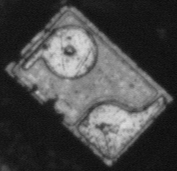
//> input picture images/pattern.bmp, 177 x 171 px
$ ./MVDesign   (built with g++ and OpenCV 4)
//> lines starting //> are read from the running program, lines starting //| are printed output that depends on the picture; after the words box and inside, x2 and y2 are one past the last pixel; in counts of white or black regions, pixels touching at a corner belong together
### MVDesign/MVDesign.h
#ifndef MVDESIGN_H
#define MVDESIGN_H

#include<iostream>
#include<opencv2/opencv.hpp>
#include<opencv2/core/core.hpp>

#define pi 3.141593
const double ANGLE_ARANGE = 60;
const double START_ANGLE = -30;
const double DANGLE = 5;
const double ANGLE_NUMBLE = ANGLE_ARANGE / DANGLE;

using namespace cv;
using namespace std;

void rotate_arbitrarily_angle(Mat& src, Mat& dst, float angle);
void Image_Mean_Variance(Mat src);
float NCC(int r, int c, Mat TemplateImage, Mat TargetImage, float TemplateMean, float TemplateVariance);
float tempData[2] = { 0 };
float sqrt3(float x);		//开平方根快速算法


#endif // !MVDESIGN_H

### MVDesign/MVDesign.cpp
#include "MVDesign.h"

int main(void)
{
	Mat tempImage[4], tarImage[4];

	//读图
	Mat temp = imread("../images/pattern.bmp");
//> temp is the input picture: 171 rows x 177 cols, CV_8UC3; min 10, max 220, mean 72.4
	Mat tar = imread("../images/IMAGEB12.bmp");
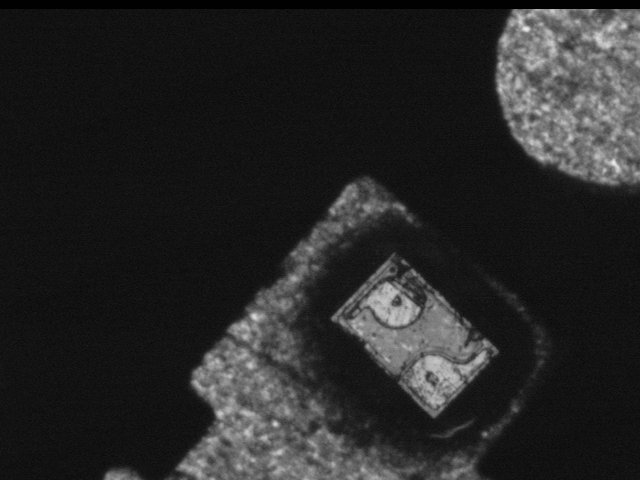
//> input picture images/IMAGEB12.bmp, 640 x 480 px
//> tar is the input picture: 480 rows x 640 cols, CV_8UC3; min 1, max 235, mean 38.4
	//转为灰度图
	cvtColor(temp, tempImage[0], COLOR_BGR2GRAY);
	cvtColor(tar, tarImage[0], COLOR_BGR2GRAY);

	//降采样
	pyrDown(tarImage[0], tarImage[1], Size(tarImage[0].cols / 2, tarImage[0].rows / 2));
	pyrDown(tarImage[1], tarImage[2], Size(tarImage[1].cols / 2, tarImage[1].rows / 2));
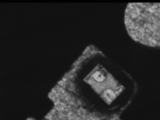
//> tarImage[2]: 120 rows x 160 cols, CV_8UC1; min 1, max 189, mean 38.1
	pyrDown(tarImage[2], tarImage[3], Size(tarImage[2].cols / 2, tarImage[2].rows / 2));

	pyrDown(tempImage[0], tempImage[1], Size(tempImage[0].cols / 2, tempImage[0].rows / 2));
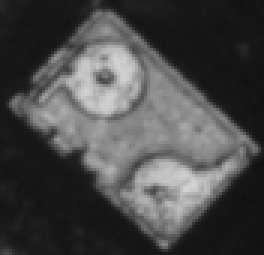
//> tempImage[1]: 85 rows x 88 cols, CV_8UC1 (shown 3 times larger); min 17, max 213, mean 73
	pyrDown(tempImage[1], tempImage[2], Size(tempImage[1].cols / 2, tempImage[1].rows / 2));
	pyrDown(tempImage[2], tempImage[3], Size(tempImage[2].cols / 2, tempImage[2].rows / 2));

	int maxRow = 0, maxCol = 0;
	float maxNCC = 0, ncc = 0, maxAngle = 0;
	Mat tempRotate;		//旋转之后的图像

	double start = static_cast<double>(getTickCount());

	/* 先算金字塔顶端 */
	for (int i = 0; i < ANGLE_NUMBLE; i++) {
		//旋转模板
		rotate_arbitrarily_angle(tempImage[3], tempRotate, i * DANGLE);
		//求模板均值和方差
		Image_Mean_Variance(tempRotate);
		//求(r,c)NCC值
		for (int r = 0; r < tarImage[3].rows - tempRotate.rows; r++) {
			for (int c = 0; c < tarImage[3].cols - tempRotate.cols; c++) {
				ncc = NCC(r, c, tempRotate, tarImage[3], tempData[0], tempData[1]);
				if (ncc > maxNCC) {
					maxNCC = ncc;
					maxRow = r;
					maxCol = c;
					maxAngle = i * DANGLE;
				}
			}
		}
	}
//> this loop made 12 passes
//> (radian in rotate_arbitrarily_angle, affine_matrix in rotate_arbitrarily_angle, sinVal in rotate_arbitrarily_angle, cosVal in rotate_arbitrarily_angle, x in rotate_arbitrarily_angle, y in rotate_arbitrarily_angle, rect in rotate_arbitrarily_angle, ncc) on passes 2 to 7: (0.0873, [[0.996, 0.0872, -1.25], [-0.0872, 0.996, 1.36]], 0.0872, 0.996, 3, 4, Rect(3, 4, 23, 22), -0.228), (0.175, [[0.985, 0.174, -2.38], [-0.174, 0.985, 2.83]], 0.174, 0.985, 2, 3, Rect(2, 3, 25, 24), -0.179), (0.262, [[0.966, 0.259, -3.37], [-0.259, 0.966, 4.39]], 0.259, 0.966, 2, 3, Rect(2, 3, 26, 25), -0.0852), (0.349, [[0.94, 0.342, -4.23], [-0.342, 0.94, 6.03]], 0.342, 0.94, 1, 2, Rect(1, 2, 27, 27), -0.08), (0.436, [[0.906, 0.423, -4.93], [-0.423, 0.906, 7.74]], 0.423, 0.906, 1, 1, Rect(1, 1, 28, 28), 0.00274), (0.524, [[0.866, 0.5, -5.49], [-0.5, 0.866, 9.51]], 0.5, 0.866, 0, 1, Rect(0, 1, 29, 29), -0.0151)
//> ncc on pass 1: -0.17
//> pass 1, in rotate_arbitrarily_angle, `copyMakeBorder(src, dst, dy, dy, dx, dx, BORDER_CONSTANT);`:
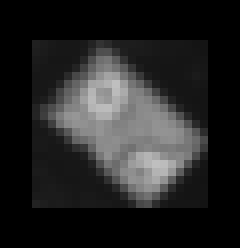
//> dst: 31 rows x 30 cols, CV_8UC1 (shown 8 times larger); min 0, max 191, mean 36.6
//> after the loop:
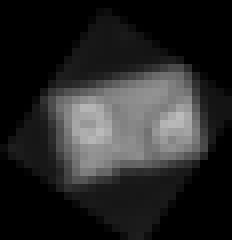
//> tempRotate: 30 rows x 29 cols, CV_8UC1 (shown 8 times larger); min 0, max 187, mean 39.1
//> after the loop, ncc = -0.00942; maxNCC = 0.942; maxRow = 32; maxCol = 41; maxAngle = 0
	/* 在依次往上走 */
	//后面加temp都是暂存量
	float maxAngletemp, step = DANGLE;
	int maxRowtemp, maxColtemp;
	for (int t = 2; t >= 0; t--)
	{
		maxAngletemp = maxAngle;
		maxRow *= 2;
		maxCol *= 2;
		maxNCC = 0;
		maxRowtemp = maxRow;
		maxColtemp = maxCol;
		step /= 5;

		if (1)
		{
			for (int i = -4; i < 4; i++) {
				rotate_arbitrarily_angle(tempImage[t], tempRotate, maxAngle + i * step);
				//cout << i << "    ";
				Image_Mean_Variance(tempRotate);
				//cout << *tempData << "   " << *(tempData + 2) << endl;
				for (int r = -1; r <= 1; r++) {
					//cout << r << endl;
					for (int c = -1; c <= 1; c++) {
						//cout << maxRow * 2 << endl;
						ncc = NCC(maxRowtemp + r, maxColtemp + c, tempRotate, tarImage[t], tempData[0], tempData[1]);
						if (ncc > maxNCC) {
							maxNCC = ncc;
							maxRow = maxRowtemp + r;
							maxCol = maxColtemp + c;
							maxAngle = maxAngletemp + i * step;
						}
					}
				}
			}
		}

	}
//> this loop made 3 passes
//> (maxAngletemp, maxRow, maxCol, maxRowtemp, maxColtemp, ncc, maxNCC, maxAngle) on passes 1 to 3: (0, 63, 81, 64, 82, 0.767, 0.904, 1), (1, 126, 162, 126, 162, 0.868, 0.925, 0.4), (0.4, 251, 325, 252, 324, 0.88, 0.913, 0.28)
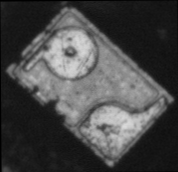
//> tempRotate: 172 rows x 178 cols, CV_8UC1; min 0, max 218, mean 71.5
//> after the loop, maxRow = 251; maxCol = 325; maxNCC = 0.913; step = 0.04; ncc = 0.88; tempData = [71.53, 3511.4]; maxAngle = 0.28
	cout << "坐标(" << maxCol << "," << maxRow << ")   角度" << maxAngle << endl;
//| 坐标(325,251)   角度0.28
	double time = ((double)getTickCount() - start) / getTickFrequency();
	cout << "所用时间:" << time << "s" << endl;

	/* 画矩形 */
	int centerCol = maxCol + tempRotate.cols / 2, centerRow = maxRow + tempRotate.rows / 2;
//> centerCol = 414; centerRow = 337
	float len = sqrt(tempImage[0].cols * tempImage[0].cols + tempImage[0].rows * tempImage[0].rows) / 2;
//> len = 123.1
	float theta0 = atan2f(tempImage[0].rows, tempImage[0].cols);
//> theta0 = 0.768
	float phi1 = theta0 + maxAngle * pi / 180, phi2 = theta0 - maxAngle * pi / 180;
//> phi1 = 0.773; phi2 = 0.763
	float deltaCol = len * cosf(phi1), deltaRow = len * sinf(phi2);
//> deltaCol = 88.08; deltaRow = 85.07

	line(tarImage[0], Point(centerCol - len * cosf(phi1), centerRow + len * sinf(phi1)), Point(centerCol + len * cosf(phi2), centerRow + len * sinf(phi2)), Scalar(255, 0, 0), 2);
	line(tarImage[0], Point(centerCol + len * cosf(phi2), centerRow + len * sinf(phi2)), Point(centerCol + len * cosf(phi1), centerRow - len * sinf(phi1)), Scalar(255, 0, 0), 2);
	line(tarImage[0], Point(centerCol + len * cosf(phi1), centerRow - len * sinf(phi1)), Point(centerCol - len * cosf(phi2), centerRow - len * sinf(phi2)), Scalar(255, 0, 0), 2);
	line(tarImage[0], Point(centerCol - len * cosf(phi2), centerRow - len * sinf(phi2)), Point(centerCol - len * cosf(phi1), centerRow + len * sinf(phi1)), Scalar(255, 0, 0), 2);
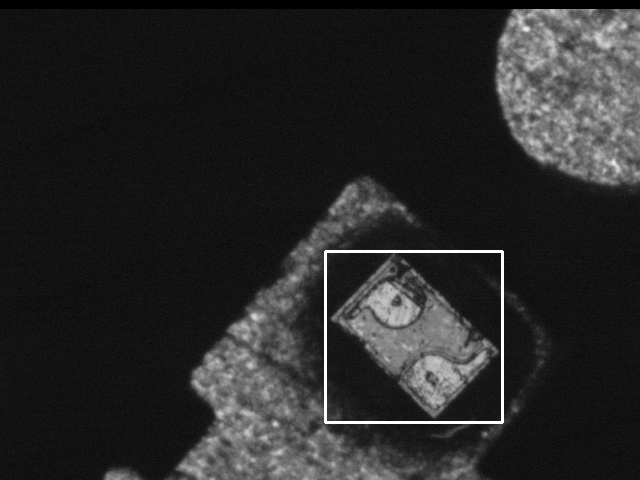
//> tarImage[0]: 480 rows x 640 cols, CV_8UC1; min 1, max 255, mean 39.9

	circle(tarImage[0], Point(centerCol, centerRow), 3, Scalar(255, 0, 0), -1);	//矩形中心点
//> tarImage[0]: 480 rows x 640 cols, CV_8UC1; 29 pixels changed, all inside (x1, y1, x2, y2) = (411, 334, 418, 341)

	imshow("result", tarImage[0]);
	imshow("template", tempImage[0]);

	waitKey(0);
	return 0;
}

//求图像的均值和方差
void Image_Mean_Variance(Mat src)
{
	int n = src.cols * src.rows;   //像素总数
	//均值
	float mt = 0;
	for (int r = 0; r < src.rows; r++) {
		for (int c = 0; c < src.cols; c++) {
			mt += src.at<uchar>(r, c);
		}
	}
	mt /= n;
	//方差
	float st2 = 0;
	for (int r = 0; r < src.rows; r++) {
		for (int c = 0; c < src.cols; c++) {
			st2 += (src.at<uchar>(r, c) - mt) * (src.at<uchar>(r, c) - mt);
		}
	}
	st2 /= n;

	tempData[0] = mt;
	tempData[1] = st2;
}

//(r,c)的NCC值
float NCC(int r, int c, Mat TemplateImage, Mat TargetImage, float TemplateMean, float TemplateVariance)
{
	float NCC = 0, mf = 0, sf2 = 0;
	int Num = TemplateImage.rows * TemplateImage.cols;

	if (r > TargetImage.rows - TemplateImage.rows || c > TargetImage.cols - TemplateImage.cols) {
		return 0;
	}
	//计算(r,c)的mf
	for (int u = 0; u < TemplateImage.rows; u++) {
		uchar* pTI = TargetImage.ptr<uchar>(r + u);
		for (int v = 0; v < TemplateImage.cols; v++) {
			mf += pTI[c + v];
		}
	}
	mf /= Num;

	//计算(r,c)的sf2
	for (int u = 0; u < TemplateImage.rows; u++) {
		uchar* pTI = TargetImage.ptr<uchar>(r + u);
		for (int v = 0; v < TemplateImage.cols; v++) {
			sf2 += (pTI[c + v] - mf) * (pTI[c + v] - mf);
		}
	}
	sf2 /= Num;
	//cout << "sf2    " << sf2 << endl;
	float sf = sqrt3(sf2);

	float st = sqrt3(TemplateVariance);

	//计算(r,c)的NCC
	for (int u = 0; u < TemplateImage.rows; u++) {
		uchar* pTempI = TemplateImage.ptr<uchar>(u);
		uchar* pTargetI = TargetImage.ptr<uchar>(r + u);
		for (int v = 0; v < TemplateImage.cols; v++) {
			NCC += ((pTempI[v] - TemplateMean) / st) * ((pTargetI[v + c] - mf) / sf);
		}
	}
	NCC /= Num;
	return NCC;
}

//旋转图像
void rotate_arbitrarily_angle(Mat& src, Mat& dst, float angle)
{
	float radian = (float)(angle / 180.0 * CV_PI);

	//填充图像
	int maxBorder = (int)(max(src.cols, src.rows) * 1.414); //即为sqrt(2)*max
	int dx = (maxBorder - src.cols) / 2;
	int dy = (maxBorder - src.rows) / 2;
	copyMakeBorder(src, dst, dy, dy, dx, dx, BORDER_CONSTANT);

	//旋转
	Point2f center((float)(dst.cols / 2), (float)(dst.rows / 2));
	Mat affine_matrix = getRotationMatrix2D(center, angle, 1.0);//求得旋转矩阵
	warpAffine(dst, dst, affine_matrix, dst.size());

	//计算图像旋转之后包含图像的最大的矩形
	float sinVal = abs(sin(radian));
	float cosVal = abs(cos(radian));
	Size targetSize((int)(src.cols * cosVal + src.rows * sinVal),
		(int)(src.cols * sinVal + src.rows * cosVal));

	//剪掉多余边框
	int x = (dst.cols - targetSize.width) / 2;
	int y = (dst.rows - targetSize.height) / 2;
	Rect rect(x, y, targetSize.width, targetSize.height);
	dst = Mat(dst, rect);
}

float Q_rsqrt(float number)
{
	long i;
	float x2, y;
	const float threehalfs = 1.5F;

	x2 = number * 0.5F;
	y = number;
	i = *(long*)&y;  // evil floating point bit level hacking
	i = 0x5f3759df - (i >> 1); // what the fuck?
	y = *(float*)&i;
	y = y * (threehalfs - (x2 * y * y)); // 1st iteration
	// y  = y * ( threehalfs - ( x2 * y * y ) ); // 2nd iteration, this can be removed

#ifndef Q3_VM
#ifdef __linux__
	assert(!isnan(y));
#endif
#endif
	return y;
}

/* 开平方根快速算法 */
float sqrt3(float x)
{
	if (x == 0) return 0;
	float result = x;
	float xhalf = 0.5f * result;
	int i = *(int*)&result;

	i = 0x5f3759df - (i >> 1);
	result = *(float*)&i;
	result = result * (1.5f - xhalf * result * result);
	result = result * (1.5f - xhalf * result * result);
	return 1.0f / result;
}
